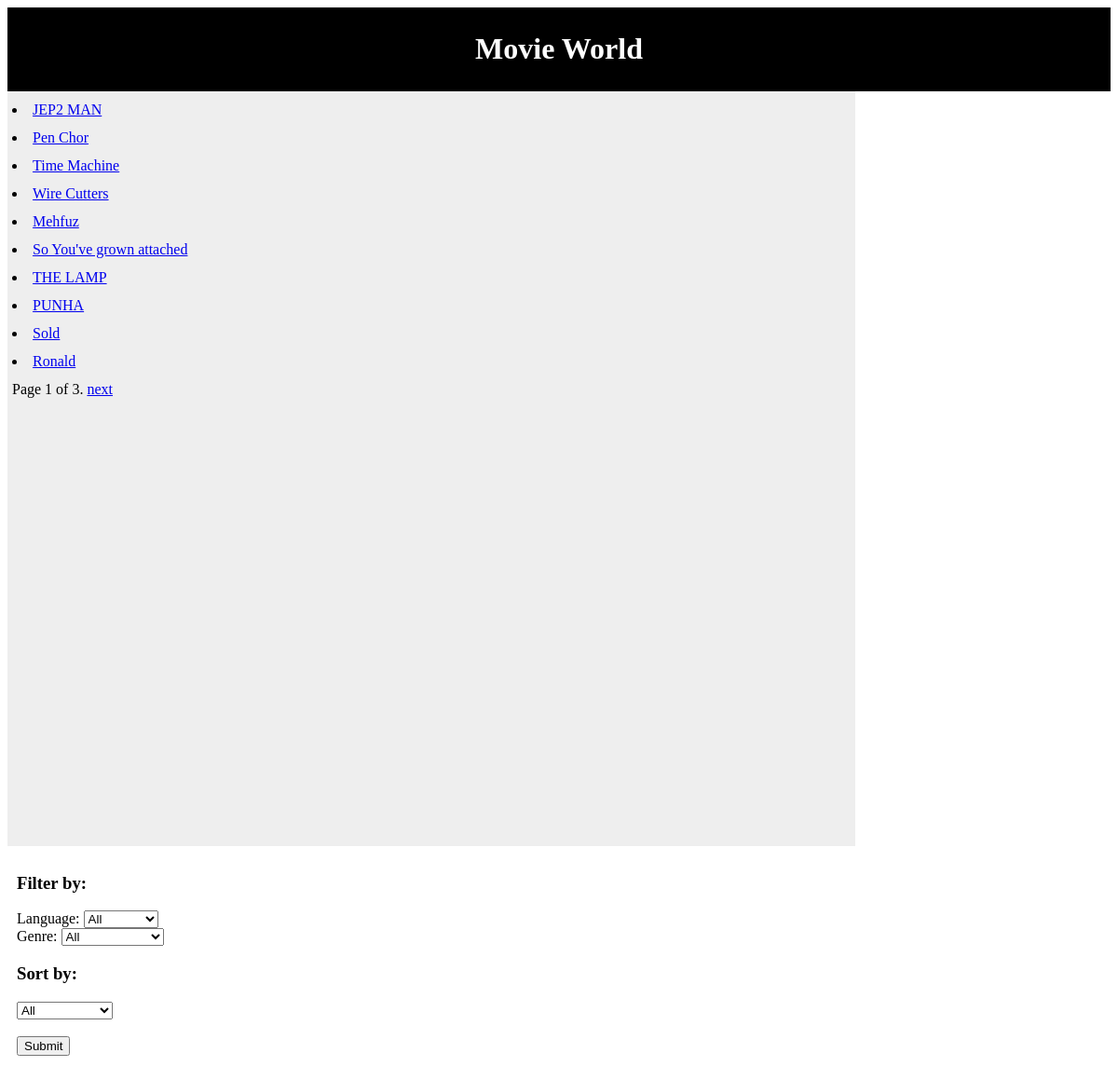
Screenshot of /movie_info/filter_sort with the database file from the repository.
### movie_info/models.py (models this page shows, shortened)
class Movie(models.Model):
    title = models.CharField(max_length=50)
    description = models.CharField(max_length=200)
    movie_length = models.IntegerField(default=0)
    movie_release_date = models.DateField()

### movie_info/views.py (the view)
def filter_sort(request):
    initialize()
    global language, genre, sorter
    lang = request.GET.get('filter_language', None)
    if lang:
        global language
        language = request.GET.get('filter_language')
    gen =  request.GET.get('filter_genre', None)
    if gen:
        global genre
        genre = request.GET.get('filter_genre')
    sort = request.GET.get('Sort', None)
    if sort:
        global sorter
        sorter = request.GET.get('Sort')
    if lang and gen and sort:
        if (lang != 'All' and gen != 'All' and sort != 'no_sort'):
            return lgs(request)
        elif (lang != 'All'  and gen != 'All') or (request.GET.get('lg',None)):
            return lg(request)
        elif lang != 'All' and sort != 'no_sort':
            return ls(request)
        elif gen != 'All' and sort != 'no_sort':
            return gs(request)
        elif lang != 'All':
            return la(request)
        elif genre != 'All':
            return ge(request)
        elif sorter != 'no_sort':
            return so(request)
    elif (request.GET.get('lgs',None)):
        return lgs(request)
    elif (request.GET.get('lg',None)):
        return lg(request)
    elif (request.GET.get('ls',None)):
        return ls(request)
    elif (request.GET.get('gs',None)):
        return gs(request)
    elif (request.GET.get('la',None)):
        return la(request)
    elif (request.GET.get('g',None)):
        return ge(request)
    elif (request.GET.get('s',None)):
        return so(request)
    else:
        return index(request)

### movie_info/views.py (called while the page is built)
def initialize():
    global m, c, l,g
    m = Movie.objects.all()
    c = Category.objects.all()
    l = Category.objects.filter(c_type__startswith='Language')
    g = Category.objects.filter(c_type__startswith='Genre')

def index(request):
    initialize()
    paginator = Paginator(m, 10)
    page = request.GET.get('page')
    try:
        movies = paginator.page(page)
    except PageNotAnInteger:
        movies = paginator.page(1)
    except EmptyPage:
        movies = paginator.page(paginator.num_pages)
    return render_to_response('movie_info/list.html', {"movies": movies,'categories': c, 'languages':l, 'genres':g})

### movie_info/templates/movie_info/list.html (shortened to what this page needs)
<html>
<head>
</head>
<div id = "header">
<h1>Movie World</h1>
</div>
<div id = mid_left>
{% for movie in movies %}
<li> <a href="/movie_info/{{movie.id}}/">{{ movie.title }}</a> <br/>
</li>
{% endfor %}
Page {{ movies.number }} of {{ movies.paginator.num_pages }}.
{% if movies.has_next %}
<a href="?page={{ movies.next_page_number }}">next</a>
{% endif %}
</div>
<div id = mid_right>
<h3>Filter by:</h3>
<form action="/movie_info/filter_sort/" method="get">
  <label> Language:   </label>
  <select name="filter_language">
    <option value="All">All</option>
  </select>
  <br/>
  <label> Genre:   </label>
  <select name="filter_genre">
    <option value="All">All</option>
  </select>
  <br/>
<h3>Sort by:</h3>
<select name="Sort">
  <option value="no_sort">All</option>
</select>
<br/>
<br/>
<input type ='submit' value="Submit">
</form>
</div>

### movie_info/templates/movie_info/list.html (style rules this page uses)
#header { background-color:black; color:white; text-align:center; padding:5px; }
#mid_left { line-height:30px; background-color:#eeeeee; height:800px; width:900px; float:left; padding:5px; }
#mid_right { width:350px; float:left; padding:10px; }

### rows the page displays
Movie: title "JEP2 MAN"
Movie: title "Pen Chor"
Movie: title "Time Machine"
Movie: title "Wire Cutters"
Movie: title "Mehfuz"
Movie: title "So You've grown attached"
Movie: title "THE LAMP"
Movie: title "PUNHA"
Movie: title "Sold"
Movie: title "Ronald"

### other values shown
{{ movies.number }} "1"
{{ movies.paginator.num_pages }} "3"
